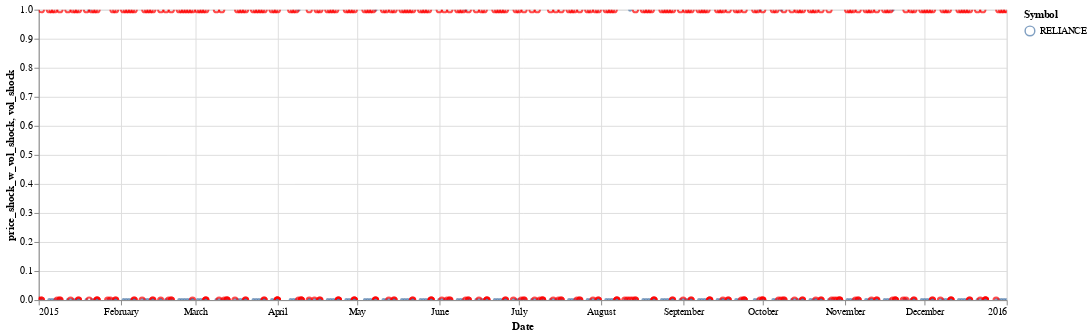

The notebook cell saved with this chart:
### Code cell
vol_s=alt.Chart(data).mark_point(color='red').encode(
    x='Date',
    y='vol_shock'
).interactive()
points = alt.Chart(data).mark_point(color='green',size=5).encode(
    x='Date',
    y='price_shock_w_vol_shock',
    color='Symbol'

).interactive()
(points+vol_s).properties(width=1000,height=300)

### Figure 1 — Vega-Lite specification as saved in the notebook (floating-point values rounded to 4 significant figures; data arrays with more than 128 entries replaced by an {"elided": "..."} marker saying what was removed)
{"config": {"view": {"continuousWidth": 400, "continuousHeight": 300}}, "layer": [{"mark": {"type": "point", "color": "green", "size": 5}, "encoding": {"color": {"type": "nominal", "field": "Symbol"}, "x": {"type": "temporal", "field": "Date"}, "y": {"type": "quantitative", "field": "price_shock_w_vol_shock"}}, "selection": {"selector003": {"type": "interval", "bind": "scales", "encodings": ["x", "y"]}}}, {"mark": {"type": "point", "color": "red"}, "encoding": {"x": {"type": "temporal", "field": "Date"}, "y": {"type": "quantitative", "field": "vol_shock"}}, "selection": {"selector002": {"type": "interval", "bind": "scales", "encodings": ["x", "y"]}}}], "data": {"name": "data-849dd916c6a25884d6b286a0eeb63c83"}, "height": 300, "width": 1000, "$schema": "https://vega.github.io/schema/vega-lite/v4.8.1.json", "datasets": {"data-849dd916c6a25884d6b286a0eeb63c83": {"elided": "366 records"}}}
